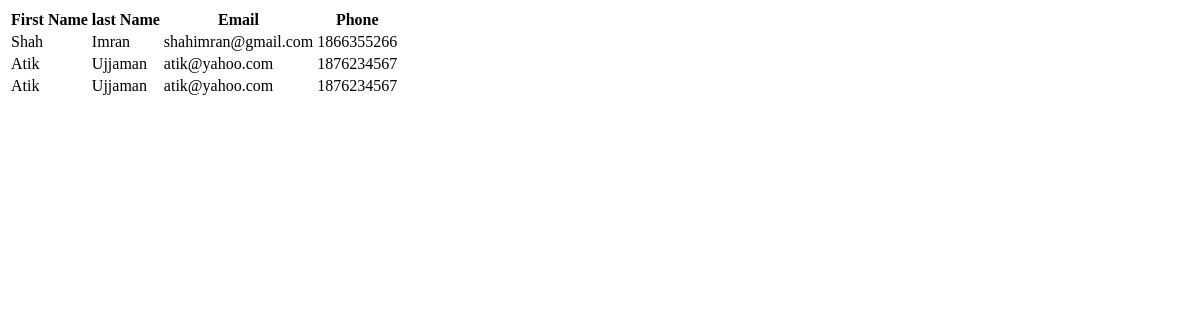
The page /profile/ on the database as committed earlier.
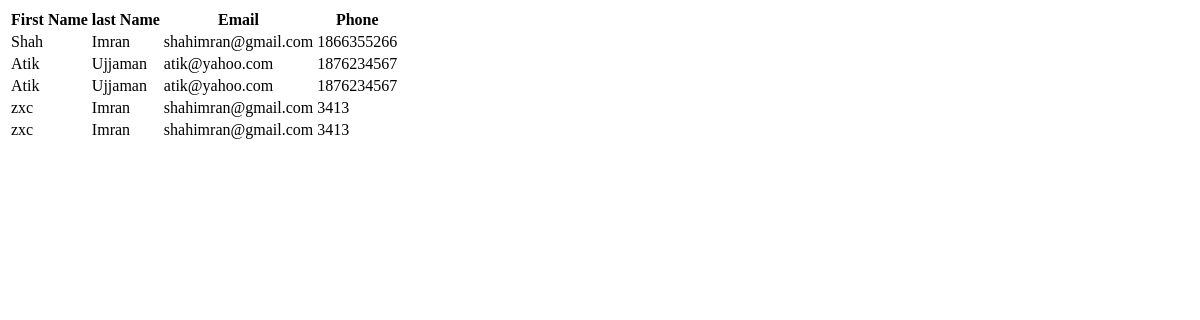
The same page on the database as committed later.
### meal/models.py (models this page shows)
class User(models.Model):
    firstName = models.CharField(max_length=50)
    lastName = models.CharField(max_length=50)
    email = models.EmailField(max_length=70, blank=True)
    phone = models.DecimalField(max_digits=13, decimal_places=0)
    password = models.CharField(max_length=50)

### meal/views.py (the view)
# urls.py: url(r'^profile/', views.profile_list, name="profile_list"),
def profile_list(request):
    profiles = User.objects.all()
    return render(request, "profile.html", {'profiles': profiles})

### templates/profile.html (shortened to what this page needs)
<!DOCTYPE html>
<html lang="en">
<head>
</head>
<body>
    <div>
        <table>
            <th>First Name</th>
            <th>last Name</th>
            <th>Email</th>
            <th>Phone</th>
            {% for profile in profiles %}
                <tr>
                    <td>{{ profile.firstName }}</td>
                    <td>{{ profile.lastName }}</td>
                    <td>{{profile.email}}</td>
                    <td>{{profile.phone}}</td>
                </tr>
            {% endfor %}
        </table>
    </div>
</body>
</html>

Rows that differ between the two databases and show on the page:
added User: firstName "zxc", lastName "Imran", email "shahimran@gmail.com", phone "3413"
added User: firstName "zxc", lastName "Imran", email "shahimran@gmail.com", phone "3413"
